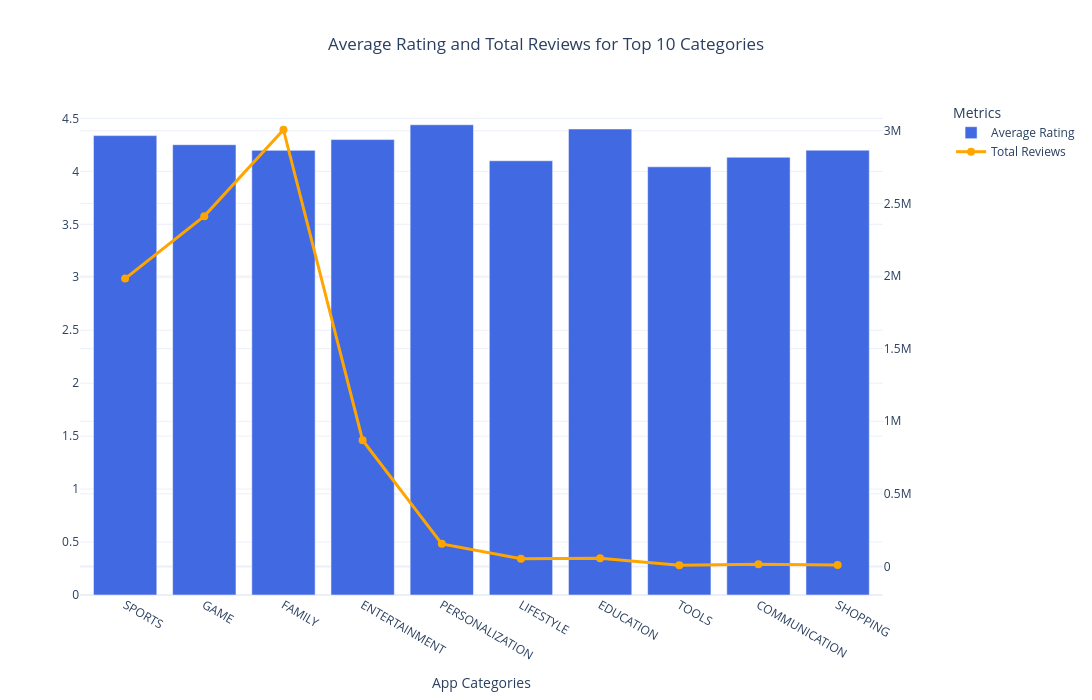

The code cell stored with this chart in its notebook:
### Code cell
fig.update_layout(
    title={
        "text": "Average Rating and Total Reviews for Top 10 Categories",
        "x": 0.5
    },
    xaxis_title="App Categories",
    template="plotly_white",
    width=1200,
    height=700,
    legend_title="Metrics"
)

### Figure 1 — Plotly figure (JSON) as saved in the notebook; plotly's stock layout.template omitted (floating-point values rounded to 4 significant figures)
{"data": [{"marker": {"color": "royalblue"}, "name": "Average Rating", "type": "bar", "x": ["SPORTS", "GAME", "FAMILY", "ENTERTAINMENT", "PERSONALIZATION", "LIFESTYLE", "EDUCATION", "TOOLS", "COMMUNICATION", "SHOPPING"], "xaxis": "x", "y": [4.338, 4.252, 4.198, 4.3, 4.44, 4.1, 4.4, 4.043, 4.133, 4.2], "yaxis": "y"}, {"line": {"color": "orange", "width": 3}, "marker": {"size": 8}, "mode": "lines+markers", "name": "Total Reviews", "type": "scatter", "x": ["SPORTS", "GAME", "FAMILY", "ENTERTAINMENT", "PERSONALIZATION", "LIFESTYLE", "EDUCATION", "TOOLS", "COMMUNICATION", "SHOPPING"], "xaxis": "x", "y": [1982017, 2412245, 3006890, 869111, 156004, 53376, 57645, 8731, 15398, 9975], "yaxis": "y2"}], "layout": {"height": 700, "legend": {"title": {"text": "Metrics"}}, "title": {"text": "Average Rating and Total Reviews for Top 10 Categories", "x": 0.5}, "width": 1200, "xaxis": {"anchor": "y", "domain": [0, 0.94], "title": {"text": "App Categories"}}, "yaxis": {"anchor": "x", "domain": [0, 1]}, "yaxis2": {"anchor": "x", "overlaying": "y", "side": "right"}}}
